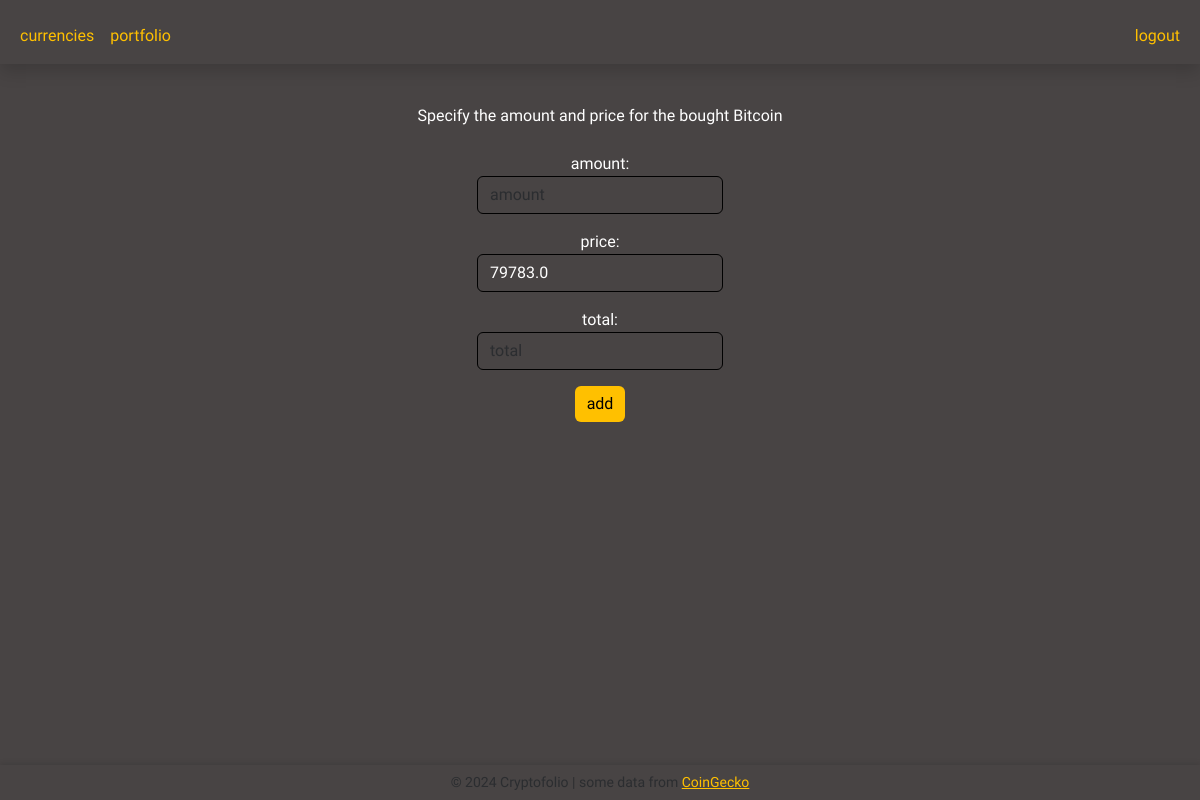
Before: /add_coin?folioid=None&cid=1 (signed in) with the older database file.
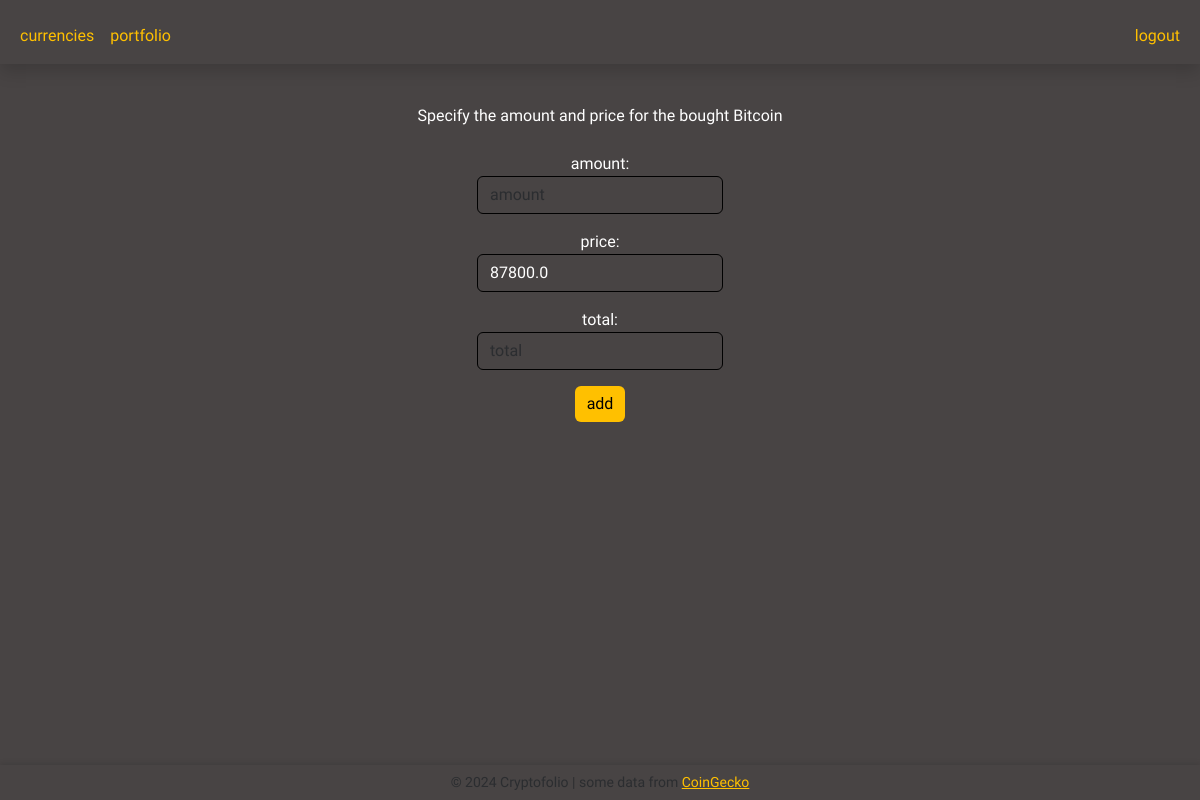
After: the same page with the newer database file.
### tables this page shows
CREATE TABLE currencies (
id INTEGER PRIMARY KEY AUTOINCREMENT NOT NULL,
cgid TEXT UNIQUE NOT NULL,
symbol TEXT NOT NULL,
name TEXT NOT NULL,
icon_url TEXT NOT NULL,
current_price REAL NOT NULL,
market_cap INTEGER NOT NULL,
high_24h REAL NOT NULL,
low_24h REAL NOT NULL,
ath REAL NOT NULL,
ath_date TEXT NOT NULL,
atl REAL NOT NULL,
atl_date TEXT NOT NULL,
cg_update_date TEXT NOT NULL,
price_change_percent_1h REAL,
price_change_percent_24h REAL NOT NULL,
price_change_percent_7d REAL,
price_change_percent_30d REAL,
update_date TEXT NOT NULL
);

### portfolio.py (the view)
@req_login.login_required
def add_coin_to_portfolio():
    if request.method == "POST":
        portfolio_id = request.form.get("folioid")
        res = db.execute("SELECT COUNT(*) FROM portfolios WHERE id == ?", portfolio_id)
        if res[0]["COUNT(*)"] != 1:
            return apology("Error finding that portfolio, sorry. :'(\nplease try again.")
        coin_id = request.form.get("cid")
        res = db.execute("SELECT COUNT(*) FROM currencies WHERE id == ?", coin_id)
        if res[0]["COUNT(*)"] != 1:
            return apology("Error finding that coin, sorry. :'(\nplease try again.")
        try:
            amount = float(request.form.get("amount"))
        except Exception as e:
            return apology(f"Error. Amount is not a number. {e}")
        if amount <= 0:
            return apology("Error. Please enter a positive amount.")
        try:
            price = float(request.form.get("price"))
        except Exception as e:
            return apology(f"Error. Price is not a number. {e}")
        if price <= 0:
            return apology("Error. Please enter the actual price.")
        db.execute("INSERT INTO portfolio_currency (portfolio_id, cryptocurrency_id, quantity, price) VALUES (?, ?, ?, ?)",
                    portfolio_id, coin_id, amount, price)
        return redirect(f"/portfolio?folioid={portfolio_id}")
    else:
        portfolio_id = request.args.get("folioid")
        currency_id = request.args.get("cid")
        if currency_id == None:
            coin_list = currencies.get_coinlist_from_db()
            return render_template("currencies.html", coins=coin_list, portfolio_id=portfolio_id, add_coin=True)
        return render_template("portfolio_cadd.html", portfolio_id=portfolio_id, coin=currencies.get_coin_from_db_by_id(currency_id)[0])

### app.py (called while the page is built)
@app.after_request
def after_request(response):
    response.headers["Cache-Control"] = "no-cache, no-store, must-revalidate"
    response.headers["Expires"] = 0
    response.headers["Pragma"] = "no-cache"
    return response

### currencies.py (called while the page is built)
def get_coin_from_db_by_id(coin_id:int):
    return db.execute("SELECT * FROM currencies WHERE id = ?", coin_id)

### req_login.py (called while the page is built)
def login_required(f):
    @wraps(f)
    def decorated_function(*args, **kwargs):
        if session.get("user_id") is None:
            return redirect("/login")
        return f(*args, **kwargs)
    return decorated_function

### templates/portfolio_cadd.html (shortened to what this page needs)
{% extends "base.html" %}
{% block body %}
    <br>
    Specify the amount and price for the bought {{ coin.name }}<br><br>
    <form action="/add_coin" method="post">
        <div class="mb-3">
            amount:
            <input autocomplete="off" autofocus class="form-control mx-auto w-auto custom-input" name="amount" id="amount" placeholder="amount" type="number" step="any" oninput="autoCalculate()">
        </div>
        <div class="mb-3">
            price:
            <input class="form-control mx-auto w-auto custom-input" name="price" id="price" placeholder="price" type="number" step="any" value="{{ coin.current_price }}" oninput="autoCalculate()">
        </div>
        <div class="mb-3">
            total:
            <input class="form-control mx-auto w-auto custom-input" name="total" id="total" placeholder="total" type="number" step="any" oninput="autoCalculate()">
        </div>
        <button class="btn custom-button" type="submit">add</button>
    </form>
{% endblock %}

### templates/base.html (shortened to what this page needs)
<!DOCTYPE html>
<html lang="en">
    <head>
        <link href="https://cdn.jsdelivr.net/npm/bootstrap@5.3.3/dist/css/bootstrap.min.css" rel="stylesheet">
        <link rel="stylesheet" href="{{ url_for('static', filename='css/main.css') }}">
    </head>
    <body>
        <nav class="navbar navbar-expand-md navbar-light shadow mb-3">
            <div class="container-fluid">
                <div class="collapse navbar-collapse" id="navbar">
                        <ul class="navbar-nav me-auto mt-2">
                            <li class="nav-item"><a class="nav-link mango" href="/currencies">currencies</a></li>
                    {% if session["user_id"] %}
                            <li class="nav-item"><a class="nav-link mango" href="/portfolio">portfolio</a></li>
                    {% endif %}
                        </ul>
                    {% if session["user_id"] %}
                        <ul class="navbar-nav ms-auto mt-2">
                            <li class="nav-item"><a class="nav-link mango" href="/logout">logout</a></li>
                        </ul>
                    {% else %}
                        <ul class="navbar-nav ms-auto mt-2">
                            <li class="nav-item"><a class="nav-link mango" href="/register">register</a></li>
                            <li class="nav-item"><a class="nav-link mango" href="/login">login</a></li>
                        </ul>
                    {% endif %}
                </div>
            </div>
        </nav>
        <div class="container-fluid mt-1 text-center">
            {% block body %}
            {% endblock %}
        </div>
        <footer class="py-3">
            <div class="container text-center">
                <p class="mb-0 small text-muted">
                    &copy; 2024 Cryptofolio | some data from <a class="mango" href="https://coingecko.com" target="_blank">CoinGecko</a>
                </p>
            </div>
        </footer>
    </body>
</html>

### static/css/main.css (style rules this page uses)
body { background-color: #484444; color: #ffffff; font-family: 'Source Sans Pro', 'Helvetica', 'Trebuchet MS', 'Lucida Sans Unicode', 'Lucida Grande', 'Lucida Sans', Arial, sans-serif; }
a { color: #ffc000; }
.shadow { box-shadow: 0 0 8px 5px rgba(60, 150, 150, 0.1); }
.mango { color: #ffc000; }
footer { position: fixed; background-color: #484444; bottom: 0; width: 100%; z-index: 800; height: auto; box-shadow: 0 -2px 5px rgba(0, 0, 0, 0.1); }
footer p { line-height: 0.2; }
.form-control.custom-input { border-color: #000; background-color: #484444; color: #ffffff; }
.btn.custom-button { background-color: #ffc000; border: none; color: #000000; }

Changed rows visible on the page:
changed currencies "Bitcoin": price "79783.0" → "87800.0"
